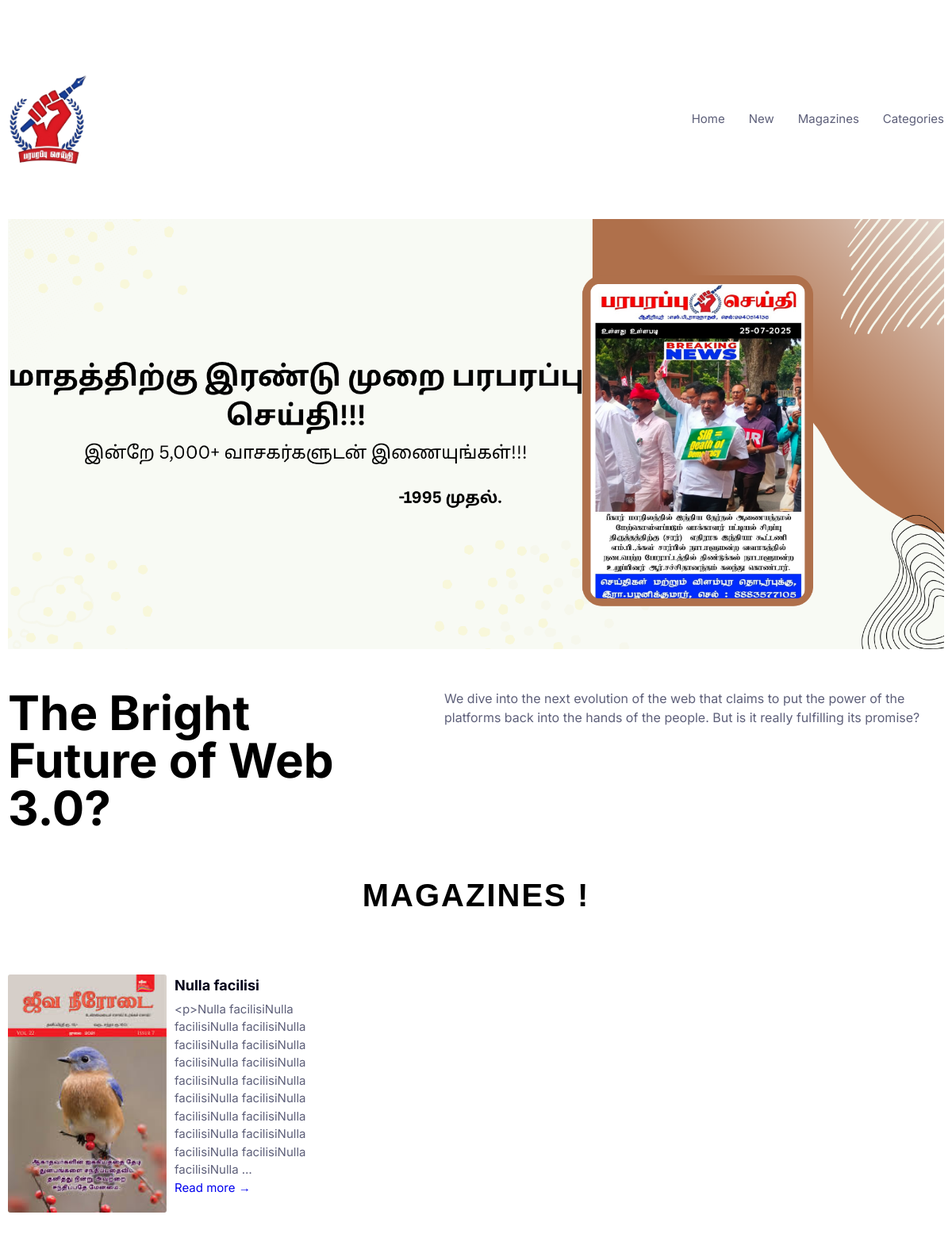
/magazine/, run on the app's committed database.
### seithi/models.py (models this page shows, shortened)
class Magazine(models.Model):
    title = models.CharField(max_length=200)
    description = RichTextField()
    thumbnail = models.ImageField(null=True,blank=True)
    pdf_file = models.FileField(null=True,blank=True)
    published_date = models.DateField(auto_now_add=True)

### seithi/views.py (the view, shortened to what this page needs)
# urls.py: path('magazine/', views.magazine_page, name='magazine_page'),
def magazine_page(request):
    magazines = Magazine.objects.order_by('-published_date')
    show_pdf = False
    selected_magazine = None
    return render(request, 'seithi/magazine_page.html', {
        'magazines': magazines,
        'show_pdf': show_pdf,
        'selected_magazine': selected_magazine,
    })

### seithi/templates/seithi/magazine_page.html (shortened to what this page needs)
{%load static%}
<!DOCTYPE html>
<html lang="en">
<head>
  <link rel="stylesheet" href="{% static 'styles/style.css' %}">
</head>
<body>
  <header class="header">
    <div class="container">
      <div class="header__inner">
        <a href="{% url 'news'%}" class="header__logo" aria-label="home-link">
          <img src="{%static 'images/lo.png'%}" alt="" />
        </a>
        <nav class="header__nav" role="main-navigation">
          <ul class="header__list">
            <li class="header__item">
              <a href="{% url 'news'%}" class="header__link">Home</a>
            </li>
            <li class="header__item">
              <a href="{% url 'new-news'%}" class="header__link">New</a>
            </li>
            <li class="header__item">
              <a href="{% url 'magazine_page'%}" class="header__link">Magazines</a>
            </li>
            <li class="header__item header__dropdown">
              <a href="#" class="header__link">Categories</a>
            </li>
          </ul>
        </nav>
      </div>
    </div>
  </header>
  <main>
    <section class="news">
      <div class="container">
        <div class="news__inner">
          <article class="news__main">
            <img src="{%static 'images/b.png'%}" alt="Web3 future"
              class="news__main-cover news__main-cover--desktop" />
            <div class="news__main-content">
              <h1 class="news__main-title">
                The Bright Future of Web 3.0?</h1>
              <div class="news__main-info">
                <p class="news__main-subtitle">
                  We dive into the next evolution of the web that claims to put
                  the power of the platforms back into the hands of the people.
                  But is it really fulfilling its promise?
                </p>
              </div>
            </div>
          </article>
        </div>
      </div>
    </section>
    <h1 class="container" style="margin-top: 50px; margin-bottom: 20px; font-size: 40px; font-weight: bold; text-align: center; text-transform: uppercase; letter-spacing: 2px; font-family: Arial, sans-serif;">
  Magazines !
</h1><section class="recent">
      <div class="container">
        <div class="recent__inner">
          <ul class="recent__list">
            {% for item in magazines %}
            <li class="recent__item">
              <article class="recent__article">
                {% if item.thumbnail %}
                  <img class="recent__article-covermag" src="{{ item.thumbnail.url }}" alt="">
                {% else %}
                  <img class="recent__article-cover" src="{% static 'images/d.jpg' %}" alt="No Image">
                {% endif %}
                <div class="recent__article-info">
                  <h4 class="recent__article-title">
                    <a href="{% url  'single-mag' item.title %}">{{ item.title|truncatewords:10 }}</a>
                  </h4>
                  <p class="recent__article-subtitle">
                    {{ item.description|linebreaksbr|truncatewords:19|safe }}
                  </p>
                <a href="{% url 'single-mag' item.title %}" class="read-more-link">Read more →</a>
                </div>
              </article>
            </li>
            {% endfor %}
          </ul>
        </div>
      </div>
    </section>
    </main>
</body>
</html>

### static/styles/style.css (style rules this page uses)
:root { --color-primary-1: hsl(35, 77%, 62%); --color-primary-2: hsl(5, 85%, 63%); --color-neutral-1: hsl(36, 100%, 99%); --color-neutral-2: hsl(233, 8%, 79%); --color-neutral-3: hsl(236, 13%, 42%); --color-neutral-4: hsl(240, 100%, 5%); }
html { box-sizing: border-box; font-size: 62.5%; }
*, *::after, *::before { box-sizing: inherit; padding: 0; margin: 0; }
a, a:active, a:visited { text-decoration: none; }
ul { list-style: none; }
body { line-height: 1.5; font-size: 1.5rem; font-family: 'Inter', sans-serif; padding-top: 9rem; padding-bottom: 12rem; }
.header__dropdown { position: relative; }
.container { width: min(100% - 2rem, 120rem); margin-inline: auto; }
.header { padding-bottom: 2.5rem; }
.header__inner { display: flex; justify-content: space-between; align-items: center; }
.header__list { display: flex; align-items: center; gap: 3rem; }
.header__link { color: var(--color-neutral-3); transition: all 0.3s ease; }
.header__logo { display: block; }
.header__logo img { display: block; width: 100px; height: auto; }
.news { margin-top: 4rem; }
.news__inner { display: flex; gap: 3.5rem; }
.news__main { display: flex; flex-direction: column; flex: 6; }
.news__main-cover { display: block; width: 100%; margin-bottom: 5rem; }
.news__main-cover--desktop { display: block; }
.news__main-content { display: flex; justify-content: space-between; gap: 8.5rem; }
.news__main-title { font-size: 6rem; line-height: 6rem; }
.news__main-info { display: flex; flex-direction: column; }
.news__main-subtitle { font-size: 1.6rem; color: var(--color-neutral-3); }
.recent { margin-top: 7rem; }
.recent__list { display: grid; grid-template-columns: repeat(3, 1fr); gap: 2rem; }
.recent__article { display: flex; flex-direction: row; gap: 1rem; height: 100%; }
.recent__article-covermag { width: 20rem; height: 300px; object-fit: cover; border-radius: 3px; display: block; margin-bottom: 1rem; }
.recent__article-info { flex: 1; flex-direction: column; width: 100%; }
.recent__article-title a { color: var(--color-neutral-4); display: block; font-size: 1.8rem; margin-bottom: .6rem; transition: all 0.3s ease; }
.recent__article-subtitle { color: var(--color-neutral-3); }

### data on the page
Magazine: thumbnail (picture), title "Nulla facilisi", description "<p>Nulla facilisiNulla facilisiNulla facilisiNulla facilisiNulla facilisiNulla facilisiNulla facilisiNulla facilisiNulla facilisiNulla facilisiNulla facilisiNulla facilisiNulla facilisiNulla facilisiNulla facilisiNulla facilisiNulla facilisiNulla facilisiNulla …"
